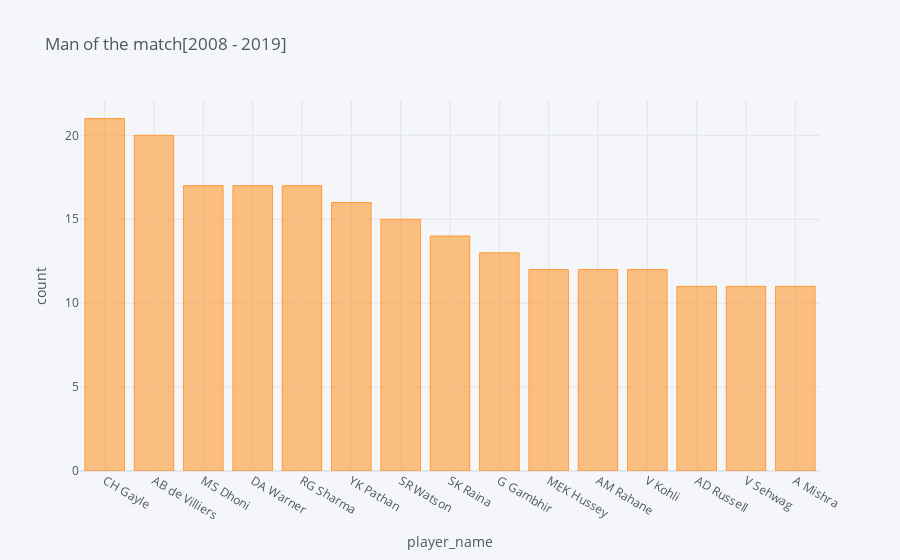

Notebook cell for this chart:
### Code cell
m_of_m_count.iplot(kind = 'bar' , x = 'player_name' , y = 'count' , title = 'Man of the match[2008 - 2019]' , xTitle = 'player_name' , yTitle = 'count')

### Figure 1 — Plotly figure (JSON) as saved in the notebook; plotly's stock layout.template omitted (floating-point values rounded to 4 significant figures)
{"data": [{"marker": {"color": "rgba(255, 153, 51, 0.6)", "line": {"color": "rgba(255, 153, 51, 1.0)", "width": 1}}, "name": "count", "orientation": "v", "text": "", "type": "bar", "x": ["CH Gayle", "AB de Villiers", "MS Dhoni", "DA Warner", "RG Sharma", "YK Pathan", "SR Watson", "SK Raina", "G Gambhir", "MEK Hussey", "AM Rahane", "V Kohli", "AD Russell", "V Sehwag", "A Mishra"], "y": [21, 20, 17, 17, 17, 16, 15, 14, 13, 12, 12, 12, 11, 11, 11]}], "layout": {"legend": {"bgcolor": "#F5F6F9", "font": {"color": "#4D5663"}}, "paper_bgcolor": "#F5F6F9", "plot_bgcolor": "#F5F6F9", "title": {"font": {"color": "#4D5663"}, "text": "Man of the match[2008 - 2019]"}, "xaxis": {"gridcolor": "#E1E5ED", "showgrid": true, "tickfont": {"color": "#4D5663"}, "title": {"font": {"color": "#4D5663"}, "text": "player_name"}, "zerolinecolor": "#E1E5ED"}, "yaxis": {"gridcolor": "#E1E5ED", "showgrid": true, "tickfont": {"color": "#4D5663"}, "title": {"font": {"color": "#4D5663"}, "text": "count"}, "zerolinecolor": "#E1E5ED"}}}
